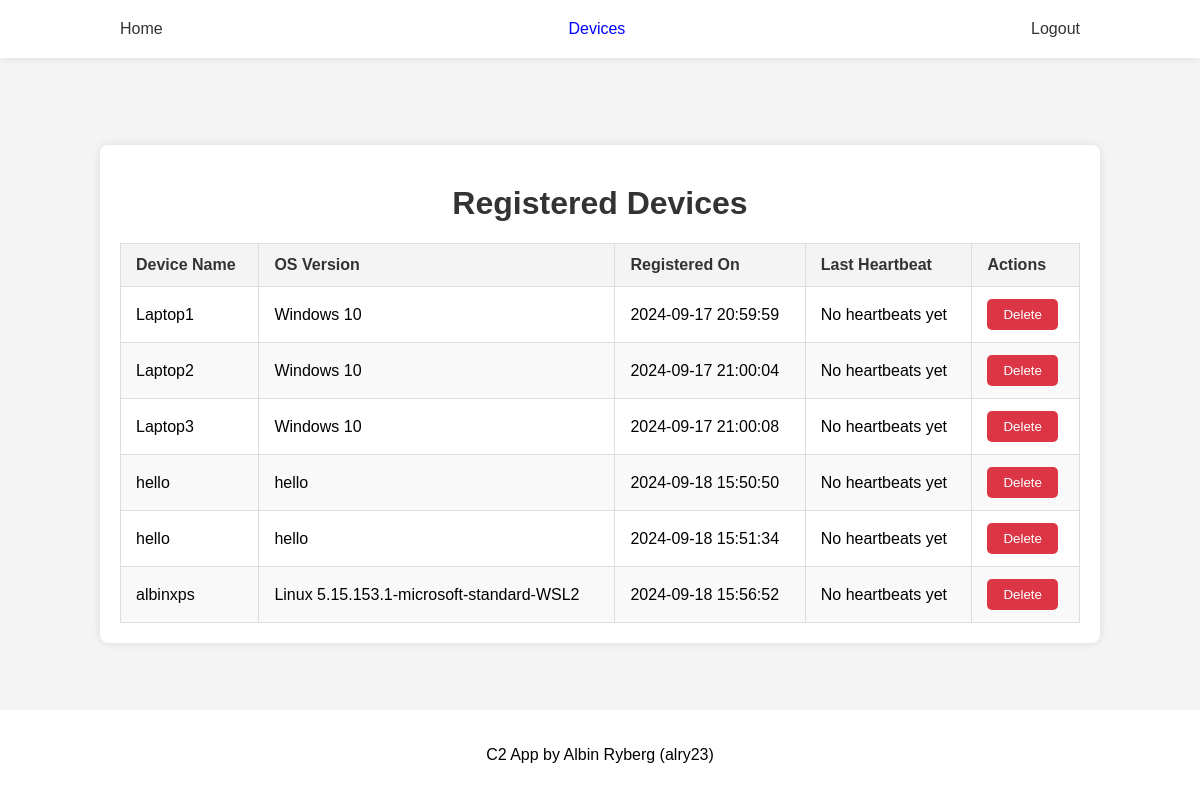
/devices (signed in), run on the app's committed database.
### models.py (models this page shows, shortened)
class Device(db.Model):
    id = db.Column(db.Integer, primary_key=True)
    device_name = db.Column(db.String(50))
    os_version = db.Column(db.String(100))
    timestamp = db.Column(db.DateTime, default=db.func.current_timestamp())
    last_heartbeat = db.Column(db.DateTime)

### routes.py (the view)
@routes.route('/devices')
@login_required
def devices():
    devices = Device.query.all()
    return render_template("devices.html", devices=devices)

### server.py (called while the page is built)
@login_manager.user_loader
def load_user(user_id):
    return User.query.get(int(user_id))

### templates/devices.html
{% include 'header.html' %}
<div class="container">
    <h1>Registered Devices</h1>
    {% if devices %}
    <table class="device-table">
        <thead>
            <tr>
                <th>Device Name</th>
                <th>OS Version</th>
                <th>Registered On</th>
                <th>Last Heartbeat</th>
                <th>Actions</th>
            </tr>
        </thead>
        <tbody>
            {% for device in devices %}
            <tr>
                <td>{{ device.device_name }}</td>
                <td>{{ device.os_version }}</td>
                <td>{{ device.timestamp }}</td>
                <td>{{ device.last_heartbeat or 'No heartbeats yet' }}</td>
                <td>
                    <form action="{{ url_for('routes.post_delete_device', id=device.id) }}" method="POST" style="display:inline;">
                        <button type="submit" class="delete">Delete</button>
                    </form>
                </td>
            </tr>
            {% endfor %}
        </tbody>
    </table>
    {% else %}
    <p>No devices registered yet.</p>
    {% endif %}
</div>
{% include 'footer.html' %}

### templates/header.html (shortened to what this page needs)
<!DOCTYPE html>
<html lang="sv">
<head>
    <link rel="stylesheet" href="{{ url_for('static',filename='styles/style.css') }}">
</head>
<body>
    <nav>
        <ul>
            <li {%- if request.path == "/" %} class="active" {% endif %}><a href="{{ url_for('routes.main') }}">Home</a></li>
            {%- if current_user.is_authenticated %}
            <li {%- if request.path == "/devices" %} class="active" {% endif %}><a href="{{ url_for('routes.devices') }}">Devices</a></li>
            <li><a href="{{ url_for('routes.logout') }}">Logout</a></li>
            {%- else %}
            <li {%- if request.path == "/login" %} class="active" {% endif %}><a href="{{ url_for('routes.login') }}">Login</a></li>
            {%- endif %}
        </ul>
    </nav>

### templates/footer.html
<footer>
    <p>C2 App by Albin Ryberg (alry23)</p>
</footer>
</body>
</html>

### static/styles/style.css (style rules this page uses)
html { height: 100%; width: 100%; }
body { font-family: Arial, sans-serif; margin: 0; padding: 0; background-color: #f4f4f4; display: flex; justify-content: space-between; flex-direction: column; height: 100%; }
h1 { text-align: center; color: #333; margin-top: 20px; }
.container { width: 80%; margin: 0 auto; padding: 20px; background-color: white; box-shadow: 0 0 10px rgba(0, 0, 0, 0.1); border-radius: 8px; }
footer { display: flex; justify-content: center; background-color: white; padding: 20px 0; }
nav { background-color: white; box-shadow: 0 0 10px rgba(0, 0, 0, 0.1); padding: 20px 0; margin-bottom: 20px; }
nav ul { display: flex; flex-direction: row; justify-content: space-between; width: 80%; margin: 0 auto; padding: 0; text-decoration: none; list-style: none; }
nav ul li a { text-decoration: none; color: #333; }
nav ul li.active a { color: blue; }
.device-table { width: 100%; border-collapse: collapse; margin-top: 20px; }
.device-table th, .device-table td { padding: 12px 15px; border: 1px solid #ddd; text-align: left; }
.device-table th { background-color: #f4f4f4; color: #333; font-weight: bold; }
.device-table tr:nth-child(even) { background-color: #f9f9f9; }
button { padding: 8px 16px; background-color: #28a745; color: white; border: none; border-radius: 5px; cursor: pointer; transition: background-color 0.3s; }
button.delete { background-color: #dc3545; }

### data on the page
Device: device_name "Laptop1", os_version "Windows 10", timestamp "2024-09-17 20:59:59", last_heartbeat "No heartbeats yet"
Device: device_name "Laptop2", os_version "Windows 10", timestamp "2024-09-17 21:00:04", last_heartbeat "No heartbeats yet"
Device: device_name "Laptop3", os_version "Windows 10", timestamp "2024-09-17 21:00:08", last_heartbeat "No heartbeats yet"
Device: device_name "hello", os_version "hello", timestamp "2024-09-18 15:50:50", last_heartbeat "No heartbeats yet"
Device: device_name "hello", os_version "hello", timestamp "2024-09-18 15:51:34", last_heartbeat "No heartbeats yet"
Device: device_name "albinxps", os_version "Linux 5.15.153.1-microsoft-standard-WSL2", timestamp "2024-09-18 15:56:52", last_heartbeat "No heartbeats yet"
